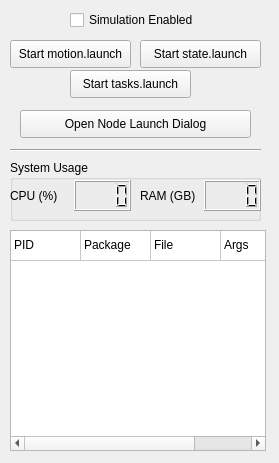
<?xml version="1.0" encoding="UTF-8"?>
<ui version="4.0">
 <class>SystemWidget</class>
 <widget class="QWidget" name="SystemWidget">
  <property name="geometry">
   <rect>
    <x>0</x>
    <y>0</y>
    <width>279</width>
    <height>463</height>
   </rect>
  </property>
  <property name="windowTitle">
   <string>Form</string>
  </property>
  <widget class="QPushButton" name="motion_button">
   <property name="geometry">
    <rect>
     <x>10</x>
     <y>40</y>
     <width>121</width>
     <height>28</height>
    </rect>
   </property>
   <property name="text">
    <string>Start motion.launch</string>
   </property>
   <property name="checkable">
    <bool>false</bool>
   </property>
  </widget>
  <widget class="QCheckBox" name="simulation_check_box">
   <property name="geometry">
    <rect>
     <x>70</x>
     <y>10</y>
     <width>141</width>
     <height>20</height>
    </rect>
   </property>
   <property name="text">
    <string>Simulation Enabled</string>
   </property>
   <property name="checked">
    <bool>false</bool>
   </property>
  </widget>
  <widget class="QPushButton" name="state_button">
   <property name="geometry">
    <rect>
     <x>140</x>
     <y>40</y>
     <width>121</width>
     <height>28</height>
    </rect>
   </property>
   <property name="text">
    <string>Start state.launch</string>
   </property>
   <property name="checkable">
    <bool>false</bool>
   </property>
  </widget>
  <widget class="QPushButton" name="tasks_button">
   <property name="geometry">
    <rect>
     <x>70</x>
     <y>70</y>
     <width>121</width>
     <height>28</height>
    </rect>
   </property>
   <property name="text">
    <string>Start tasks.launch</string>
   </property>
   <property name="checkable">
    <bool>false</bool>
   </property>
  </widget>
  <widget class="QPushButton" name="launch_dialog_button">
   <property name="geometry">
    <rect>
     <x>20</x>
     <y>110</y>
     <width>231</width>
     <height>28</height>
    </rect>
   </property>
   <property name="text">
    <string>Open Node Launch Dialog</string>
   </property>
  </widget>
  <widget class="Line" name="line">
   <property name="geometry">
    <rect>
     <x>10</x>
     <y>140</y>
     <width>251</width>
     <height>20</height>
    </rect>
   </property>
   <property name="orientation">
    <enum>Qt::Horizontal</enum>
   </property>
  </widget>
  <widget class="QGroupBox" name="system_usage_box">
   <property name="geometry">
    <rect>
     <x>10</x>
     <y>160</y>
     <width>251</width>
     <height>61</height>
    </rect>
   </property>
   <property name="title">
    <string>System Usage</string>
   </property>
   <widget class="QWidget" name="horizontalLayoutWidget">
    <property name="geometry">
     <rect>
      <x>0</x>
      <y>20</y>
      <width>121</width>
      <height>31</height>
     </rect>
    </property>
    <layout class="QHBoxLayout" name="horizontalLayout">
     <item>
      <widget class="QLabel" name="label">
       <property name="text">
        <string>CPU (%)</string>
       </property>
      </widget>
     </item>
     <item>
      <widget class="QLCDNumber" name="cpu_value">
       <property name="digitCount">
        <number>4</number>
       </property>
       <property name="value" stdset="0">
        <double>0.000000000000000</double>
       </property>
      </widget>
     </item>
    </layout>
   </widget>
   <widget class="QWidget" name="horizontalLayoutWidget_3">
    <property name="geometry">
     <rect>
      <x>130</x>
      <y>20</y>
      <width>121</width>
      <height>31</height>
     </rect>
    </property>
    <layout class="QHBoxLayout" name="horizontalLayout_3">
     <item>
      <widget class="QLabel" name="label_2">
       <property name="text">
        <string>RAM (GB)</string>
       </property>
      </widget>
     </item>
     <item>
      <widget class="QLCDNumber" name="ram_value">
       <property name="digitCount">
        <number>4</number>
       </property>
       <property name="value" stdset="0">
        <double>0.000000000000000</double>
       </property>
      </widget>
     </item>
    </layout>
   </widget>
  </widget>
  <widget class="QTableWidget" name="table_widget">
   <property name="geometry">
    <rect>
     <x>10</x>
     <y>230</y>
     <width>256</width>
     <height>221</height>
    </rect>
   </property>
   <property name="selectionMode">
    <enum>QAbstractItemView::SingleSelection</enum>
   </property>
   <property name="selectionBehavior">
    <enum>QAbstractItemView::SelectRows</enum>
   </property>
   <property name="rowCount">
    <number>1</number>
   </property>
   <property name="columnCount">
    <number>4</number>
   </property>
   <attribute name="horizontalHeaderVisible">
    <bool>false</bool>
   </attribute>
   <attribute name="horizontalHeaderCascadingSectionResizes">
    <bool>false</bool>
   </attribute>
   <attribute name="horizontalHeaderMinimumSectionSize">
    <number>25</number>
   </attribute>
   <attribute name="horizontalHeaderDefaultSectionSize">
    <number>70</number>
   </attribute>
   <attribute name="verticalHeaderVisible">
    <bool>false</bool>
   </attribute>
   <attribute name="verticalHeaderHighlightSections">
    <bool>true</bool>
   </attribute>
   <row/>
   <column/>
   <column/>
   <column/>
   <column/>
   <item row="0" column="0">
    <property name="text">
     <string>PID</string>
    </property>
   </item>
   <item row="0" column="1">
    <property name="text">
     <string>Package</string>
    </property>
   </item>
   <item row="0" column="2">
    <property name="text">
     <string>File</string>
    </property>
   </item>
   <item row="0" column="3">
    <property name="text">
     <string>Args</string>
    </property>
   </item>
  </widget>
 </widget>
 <resources/>
 <connections/>
</ui>
